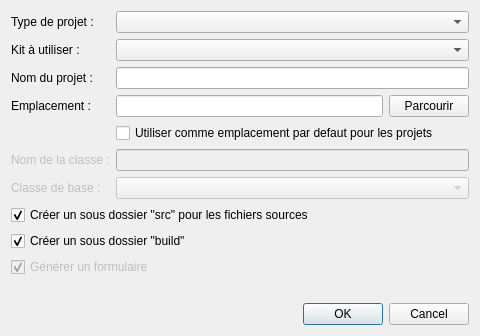
<?xml version="1.0" encoding="UTF-8"?>
<ui version="4.0">
 <class>Dialog</class>
 <widget class="QDialog" name="Dialog">
  <property name="geometry">
   <rect>
    <x>0</x>
    <y>0</y>
    <width>480</width>
    <height>313</height>
   </rect>
  </property>
  <property name="minimumSize">
   <size>
    <width>480</width>
    <height>0</height>
   </size>
  </property>
  <property name="windowTitle">
   <string>QtExpress</string>
  </property>
  <layout class="QVBoxLayout" name="verticalLayout_2">
   <item>
    <layout class="QFormLayout" name="formLayout">
     <item row="0" column="0">
      <widget class="QLabel" name="projectTypeLabel">
       <property name="text">
        <string>Type de projet :</string>
       </property>
      </widget>
     </item>
     <item row="0" column="1">
      <widget class="QComboBox" name="projectTypeCombo"/>
     </item>
     <item row="1" column="0">
      <widget class="QLabel" name="projectKitLabel">
       <property name="text">
        <string>Kit à utiliser :</string>
       </property>
      </widget>
     </item>
     <item row="1" column="1">
      <widget class="QComboBox" name="projectKitCombo"/>
     </item>
     <item row="2" column="0">
      <widget class="QLabel" name="projectNameLabel">
       <property name="text">
        <string>Nom du projet :</string>
       </property>
      </widget>
     </item>
     <item row="2" column="1">
      <widget class="QLineEdit" name="projectNameLineEdit"/>
     </item>
     <item row="3" column="0">
      <widget class="QLabel" name="directoryLabel">
       <property name="text">
        <string>Emplacement :</string>
       </property>
      </widget>
     </item>
     <item row="3" column="1">
      <layout class="QHBoxLayout" name="horizontalLayout">
       <item>
        <widget class="QLineEdit" name="directoryLineEdit"/>
       </item>
       <item>
        <widget class="QPushButton" name="browseButton">
         <property name="text">
          <string>Parcourir</string>
         </property>
        </widget>
       </item>
      </layout>
     </item>
     <item row="4" column="1">
      <widget class="QCheckBox" name="pathCheckBox">
       <property name="text">
        <string>Utiliser comme emplacement par defaut pour les projets</string>
       </property>
      </widget>
     </item>
     <item row="6" column="0">
      <widget class="QLabel" name="classNameLabel">
       <property name="enabled">
        <bool>false</bool>
       </property>
       <property name="text">
        <string>Nom de la classe :</string>
       </property>
      </widget>
     </item>
     <item row="6" column="1">
      <widget class="QLineEdit" name="classNameLineEdit">
       <property name="enabled">
        <bool>false</bool>
       </property>
       <property name="text">
        <string/>
       </property>
      </widget>
     </item>
     <item row="7" column="0">
      <widget class="QLabel" name="baseClassLabel">
       <property name="enabled">
        <bool>false</bool>
       </property>
       <property name="text">
        <string>Classe de base :</string>
       </property>
      </widget>
     </item>
     <item row="7" column="1">
      <widget class="QComboBox" name="baseClassCombo">
       <property name="enabled">
        <bool>false</bool>
       </property>
      </widget>
     </item>
    </layout>
   </item>
   <item>
    <widget class="QCheckBox" name="srcCheckBox">
     <property name="text">
      <string>Créer un sous dossier &quot;src&quot; pour les fichiers sources</string>
     </property>
     <property name="checked">
      <bool>true</bool>
     </property>
    </widget>
   </item>
   <item>
    <widget class="QCheckBox" name="buildCheckBox">
     <property name="text">
      <string>Créer un sous dossier &quot;build&quot;</string>
     </property>
     <property name="checked">
      <bool>true</bool>
     </property>
    </widget>
   </item>
   <item>
    <widget class="QCheckBox" name="formCheckBox">
     <property name="enabled">
      <bool>false</bool>
     </property>
     <property name="text">
      <string>Générer un formulaire</string>
     </property>
     <property name="checked">
      <bool>true</bool>
     </property>
    </widget>
   </item>
   <item>
    <widget class="QLabel" name="warningLabel"/>
   </item>
   <item>
    <layout class="QHBoxLayout" name="horizontalLayout_2">
     <item>
      <widget class="QDialogButtonBox" name="buttonBox">
       <property name="orientation">
        <enum>Qt::Horizontal</enum>
       </property>
       <property name="standardButtons">
        <set>QDialogButtonBox::Cancel|QDialogButtonBox::Ok</set>
       </property>
      </widget>
     </item>
    </layout>
   </item>
  </layout>
 </widget>
 <resources/>
 <connections/>
</ui>
